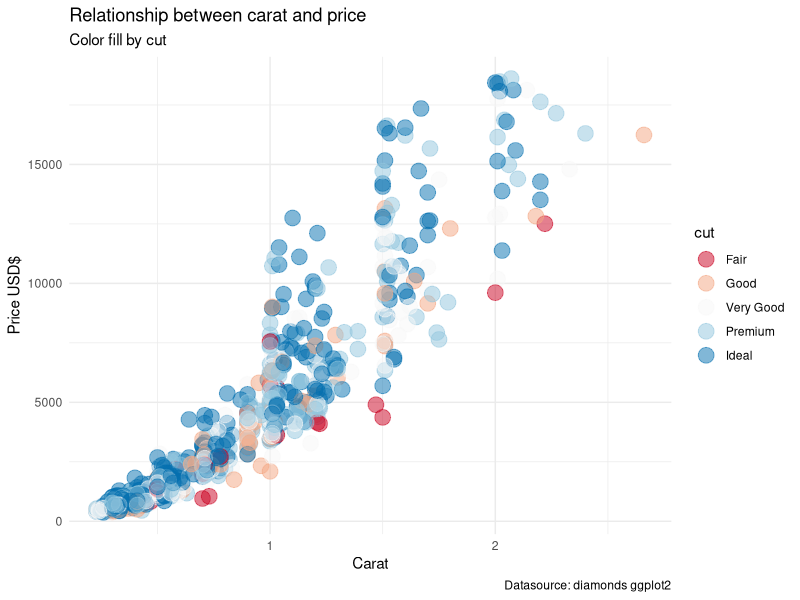
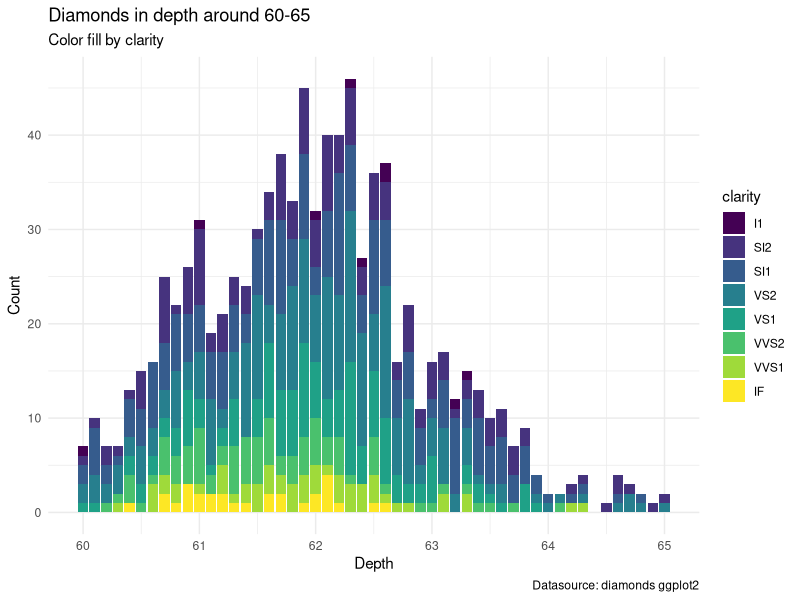
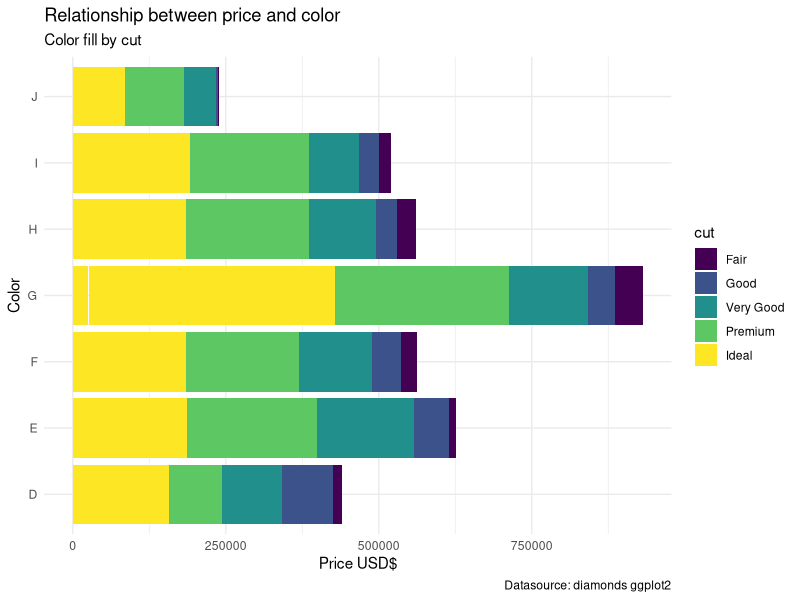
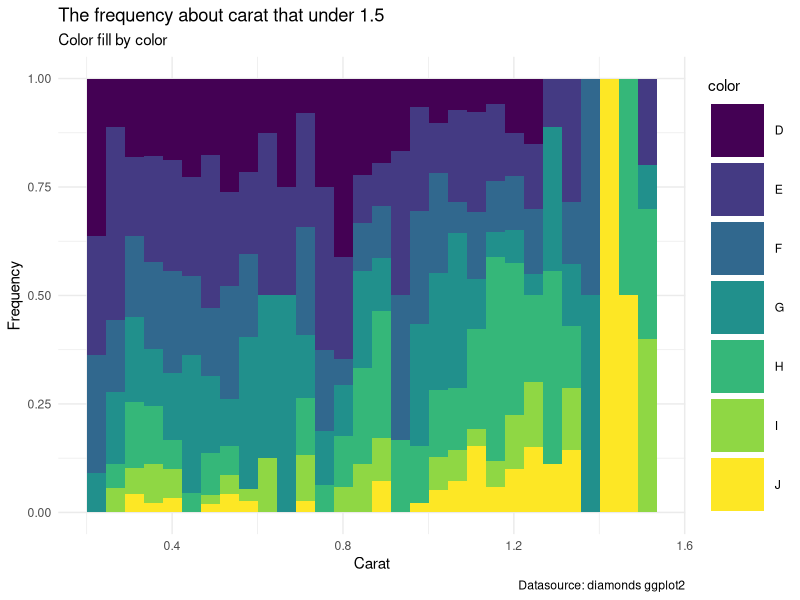
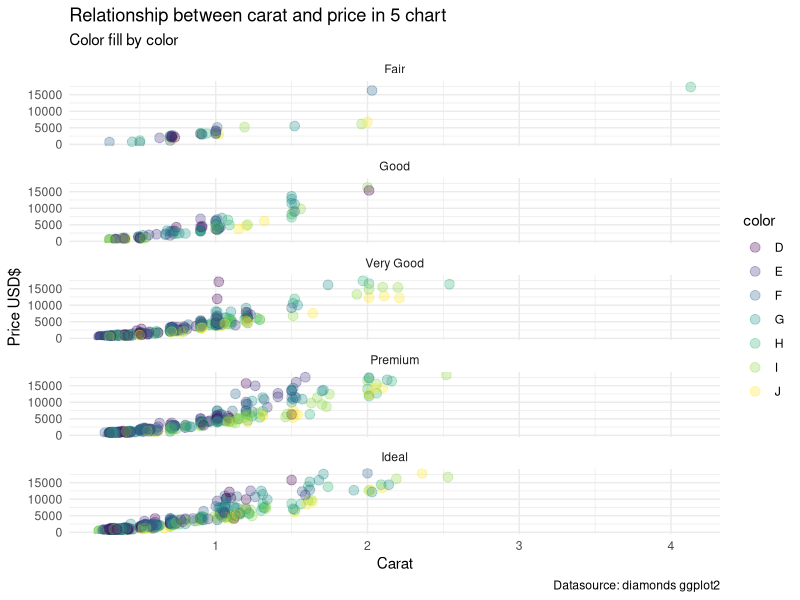

The R script that drew these images, in order:
library(tidyverse)
library(patchwork)

View(diamonds)
glimpse(diamonds)

# We found a relationship about carat and price by cut grade with random around 1000 sample
c1 <- ggplot(diamonds %>% sample_n(1000),
             aes(carat, price, col=cut)) +
  geom_point(size = 5, alpha=0.5) +
  theme_minimal() +
  labs(title = "Relationship between carat and price",
       x = "Carat",
       y = "Price USD$",
       subtitle = "Color fill by cut",
       caption = "Datasource: diamonds ggplot2") + 
  scale_color_brewer(type="div", palette = 5)

c1

# We count about depth around 60-65 by clarity with random around 1000 sample
c2 <- ggplot(diamonds %>% sample_n(1000) %>% 
               filter(depth >= 60 & depth <= 65),
             aes(depth, fill=clarity)) +
  geom_bar() +
  theme_minimal() +
  labs(title = "Diamonds in depth around 60-65 ",
       x = "Depth",
       y = "Count",
       subtitle = "Color fill by clarity",
       caption = "Datasource: diamonds ggplot2")

c2

# We found a relationship about price and color with random around 1000 sample
c3 <- ggplot(diamonds %>% sample_n(1000),
             aes(price, color, fill=cut)) +
  geom_col() +
  theme_minimal() +
  labs(title = "Relationship between price and color",
       x = "Price USD$",
       y = "Color",
       subtitle = "Color fill by cut",
       caption = "Datasource: diamonds ggplot2")

c3

# We found the frequency about carat that under 1.5 with random around 1000 sample
c4 <- ggplot(diamonds %>% sample_n(1000) %>%
               filter(carat <= 1.5),
             aes(carat, fill=color)) +
  geom_histogram(size = 15, position = "fill") +
  theme_minimal() +
  labs(title = "The frequency about carat that under 1.5",
       x = "Carat",
       y = "Frequency",
       subtitle = "Color fill by color",
       caption = "Datasource: diamonds ggplot2")

c4

# We cut into 5 chart by cut column
# each chart that come from relationship between carat and price
# with random around 1000 sample
c5 <- ggplot(diamonds %>% sample_n(1000),
             aes(carat, price, col = color)) +
  geom_point(size = 3, alpha = 0.3) +
  theme_minimal() +
  facet_wrap( ~cut, ncol=1) +
  theme_minimal() +
  labs(title = "Relationship between carat and price in 5 chart",
       x = "Carat",
       y = "Price USD$",
       subtitle = "Color fill by color",
       caption = "Datasource: diamonds ggplot2")

c5
